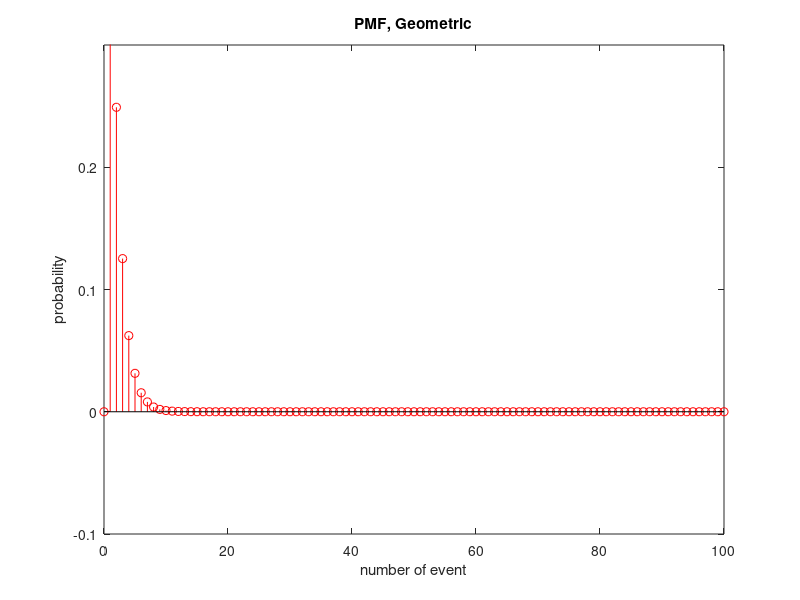
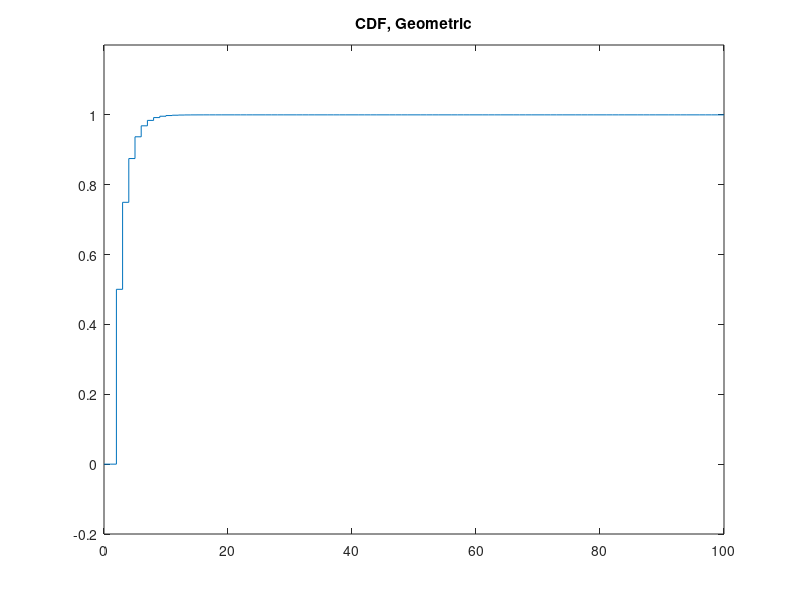
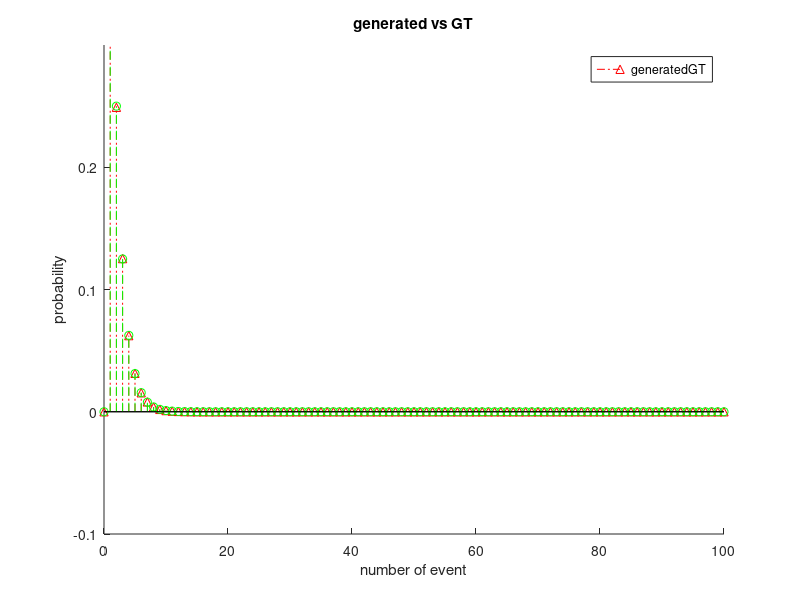

These charts were generated, in order, by the following MATLAB code:
clear
clc

p = 0.5;
n = 1000000;
cnt_arr = zeros(1, 101);
avg_arr = zeros(1, 101);
CDF_arr = zeros(1, 101);
GT = zeros(1, 101);

for i = 1:n
    cnt = 1;
    while (1)
        if rand(1) < p
            break;
        else
        end
        cnt = cnt + 1;
    end
    cnt_arr(cnt+1) = cnt_arr(cnt+1) + 1;
end

for i = 1:length(avg_arr)
    probability = cnt_arr(i) / n;
    avg_arr(i) = probability;
    if (i==1)
        CDF_arr(i) = probability;
    else
        CDF_arr(i) = CDF_arr(i-1) + probability;
    end
end

for i = 1:length(GT)
    if i == 1
        continue;
    end
    GT(i) = (1-p)^(i-1-1)*p;
end

plot_CDF_arr = zeros(1, 101);
for i = 1:length(plot_CDF_arr) % plot를 위한 CDF array 생성
    if i <= 1 % CDF array의 앞부분 1곳에
        plot_CDF_arr(i) = 0; % CDF값이 0임을 추가
    else % 그 외의 경우
        plot_CDF_arr(i) = CDF_arr(i-1); % CDF_arr의 값을 저장
    end
end

figure(1)
x = 0:length(avg_arr) - 1;
stem(x, avg_arr, "r")
title("PMF, Geometric")
ylim([-0.1, 0.3])
xlabel("number of event")
ylabel("probability")

figure(2)
x = 0:length(CDF_arr)-1;
stairs(x, plot_CDF_arr)
title("CDF, Geometric")
ylim([-0.2, 1.2])

figure(3)
hold on
x = 0:length(avg_arr) - 1;
stem(x, avg_arr, "-.^r")
stem(x, GT, "--og")
legend(["generated", "GT"])
title("generated vs GT")
ylim([-0.1, 0.3])
xlabel("number of event")
ylabel("probability")

